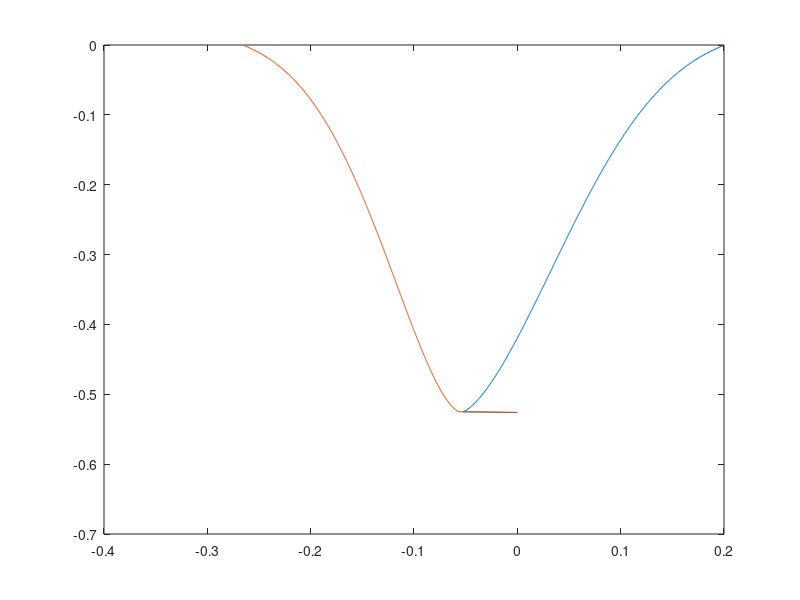

Recreate this plot in MATLAB.
%Material properties
Ta=293; Tm = 1730; Tv = 2800; K=36; kappa=7.5*10^(-6); rho=6430; cp=743;
A=0.55; 
%constant parameters
D=5e-3; lambda=10.64e-6; p= 1000; d=8e-3;
%cases (CHANGE VALUES HERE)
M2=1; f=150e-3; v=8/60;
% THE CALCULATION OF THE BEAM PROPERTIES

rfo= ((2*lambda*f*M2)/(D*pi));
fprintf(1,'\nBeam spot radius rfo: %4.0f [microns]\n',rfo*1e6);
zr= abs(2*rfo*f/D);
fprintf(1,'\nReyliegh length: %4.0f [mm]\n',zr*1e3);
z=0;
%rfz = rfo (sqrt(1 + (z/zr)^2));
I00 = ((2*p)/((rfo^2)*pi));
c1=(Tv-Ta)*rho*cp*v/2;
%calculation start geometry at the workpiece top
xf=1e-5; xr=1;
s=1.5;
while ((xr>0)|(s>1))
    I=I00*exp(-2*(xf/rfo)^2);
    qf=A*I*tan(pi/3);
    c2=qf/c1-2;
    c2 = c2^(-10/7); 
    rkh=c2*2*kappa/v;
    qr=c1*(v*rkh/2/kappa)^(-0.7);
    xr=xf-2*rkh;
    I=I00*exp(-2*(xr/rfo)^2);
    c4=A*I*tan(pi/3);
    s=c4/qr;
    xf=xf+1e-8;
    %fprintf(1,'xr %4.0f\n',xr*1e6)
end;
fprintf(1,'Keyhole start radius: %4.0f Start locations front: %4.0f  rear: %4.0f [microns]\n',rkh*1e6,xf*1e6,xr*1e6);
%calculation keyhole shape
dz=1e-6; z=dz; i=1;
thf=pi/3; thr=pi/3; 
while ((rkh>1e-6)&(z<d))
    xf=xf-dz*tan(thf); xr=xr+dz*tan(thr);
    rkh=(xf-xr)/2;
    
    % THE POWER DENSITY FROM THE LASER BEAM IS MISSING FOR THE ENERGY BALANCE
    rfz = rfo*(sqrt(1 + (z/zr)^2));
    If = ((2*p)/((rfz)^2*pi))* exp(-2*xf^2/rfz^2);
    Ir = ((2*p)/((rfz)^2*pi))* exp(-2*xr^2/rfz^2);

    c6=(rkh*v/2/kappa)^(-0.7);
    qf=c1*(2+c6); qr=c1*c6;
    thf=atan(qf/A/If); thr=atan(qr/A/Ir);
    
    
 fprintf(1,'z %4.0f  xf %4.0f  xr %4.0f \n',z*1e6,xf*1e6,xr*1e6);
    z1(i)=-z*1e3; xf1(i)=xf*1e3; xr1(i)=xr*1e3; %array loading
    if (rkh<1e-6)
        xf1(i)=0; xr1(i)=0;
    end
    z = z+dz; 
    i=i+1;
end;
fprintf(1,'Bottom: z %4.0f  xf %4.0f  xr %4.0f  rkh %4.0f\n',z*1e6,xf*1e6,xr*1e6,rkh*1e6);

%hold off; %'hold all' for multiple curves or 'hold off' for a single graph
plot(xf1,z1,xr1,z1);
hold all;


